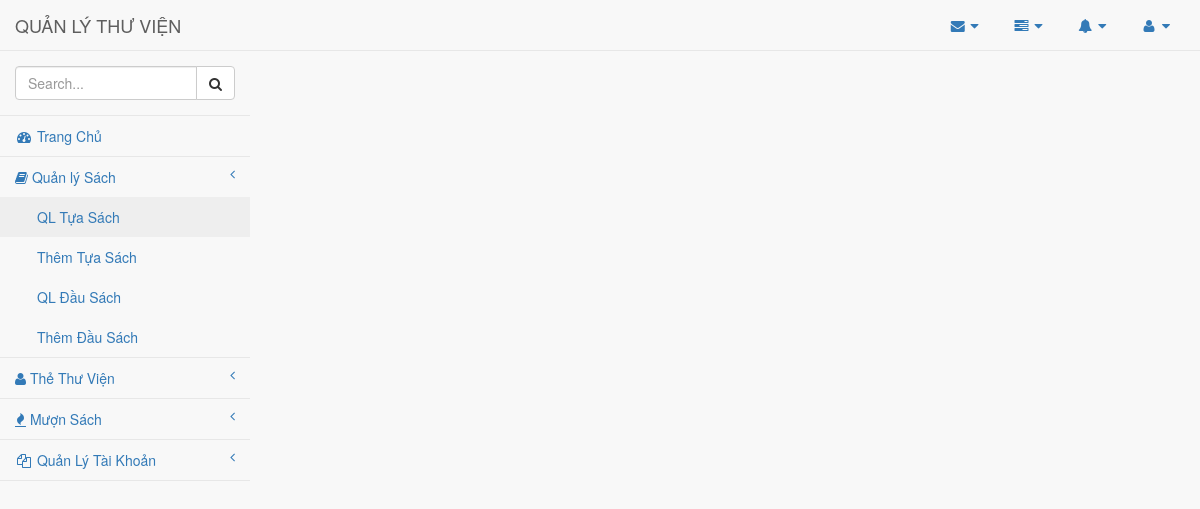
Page /index.php?act=tuasach_list (signed in) on the earlier database version.
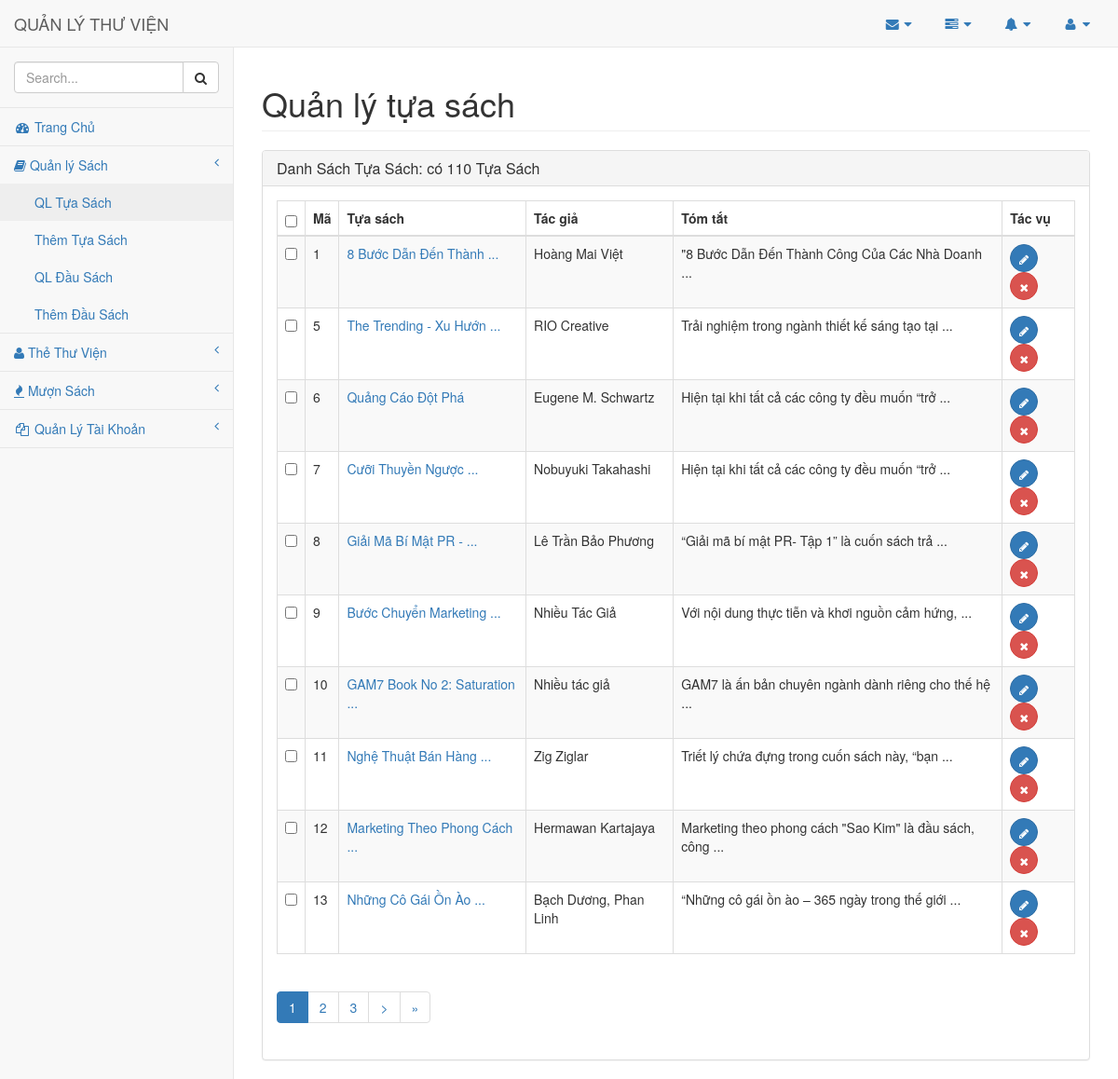
Same page on the later database version.
### tables this page shows
CREATE TABLE `tuasach` (
  `ma_tuasach` int(11) NOT NULL,
  `tuasach` varchar(255) NOT NULL,
  `tacgia` varchar(255) NOT NULL,
  `tomtat` text NOT NULL
);

### index.php (called while the page is built, shortened)
<?php
	require_once("View/header.php");
	$view = isset($_GET['act']) ? $_GET['act']:'dausach_list';
	$module = 'module/'.$view.'.php';
	require($module);
	require_once("view/footer.php");
	?>

### inc/class_tua_sach.php (called while the page is built, shortened)
<?php
Class TuaSach{
	public static function list_tua_sach($select_all = 0, $posts_per_age = 10, $current_page = 1) {
		global $conn;
		$offset = $posts_per_age * ($current_page - 1);
		$sql = "SELECT * FROM tuasach ";
		if( !$select_all ){
			$sql .=" LIMIT {$posts_per_age} OFFSET {$offset}";
		}
		$result = $conn->query($sql);
		if ( $result && $result->num_rows > 0) {
			return $result;
		}
		return 0;
	}
}

### module/tuasach_list.php (the view, shortened to what the changed rows need)
<?php
$total = TuaSach::list_tua_sach($select_all = 1);
if( !empty($total) ){
	$url = '?act=tuasach_list&';
	$total_record = $total->num_rows;
    $current_page = isset($_GET['page']) ? $_GET['page'] : 1;
    $posts_per_page = 10;
    $max_page = ceil($total_record/$posts_per_page);
	$result = TuaSach::list_tua_sach($select_all = 0, $posts_per_page, $current_page );
	?>
<div id="page-wrapper">
    <div class="row">
        <div class="col-lg-12">
            <h1 class="page-header">Quản lý tựa sách</h1>
        </div>
    </div>
    <div class="row">
        <div class="col-lg-12">
            <div class="panel panel-default">
                <div class="panel-heading">
                    <h3 class="panel-title">Danh Sách Tựa Sách: có <?php echo $total_record;?> Tựa Sách</h3>
                </div>
                <div class="panel-body">
					<table class="table table-striped table-bordered table-hover">
						<thead>
						<tr>
							<th><input class ='checkbox selectall' type='checkbox' name=''></th>
							<th> Mã</th>
							<th> Tựa sách </th>
							<th> Tác giả </th>
							<th> Tóm tắt </th>
							<th> Tác vụ </th>
						</tr>
						</thead>
						<tbody>
					<?php
					while( $row = $result->fetch_assoc() ) {
				        $ma_tuasach = $row['ma_tuasach'];
				        ?>
						<tr>
				        	<td><input class ='checkbox' type='checkbox' name='remove[]'>
				        	<td><?php echo $ma_tuasach; ?></td>
				        	<td>
				        		<a href= '?act=tuasach_frm_add&id=<?php echo $ma_tuasach;?>'>
				        			<?php echo limit_string($row["tuasach"],25); ?>
				        		</a>
				        	</td>
				        	<td><?php echo $row["tacgia"]; ?></td>
				        	<td><?php echo limit_string($row["tomtat"],60); ?></td>
				        	<td>
				        		<a  class="btn btn-primary btn-circle"  href="?act=tuasach_frm_add&id=<?php echo $ma_tuasach; ?>">
				        			<i class="fa fa-pencil"></i></a>
				        		<a class="btn btn-danger btn-circle" href="<?php echo "{$url}page={$current_page}&del={$ma_tuasach}"; ?>"
				        			onclick="return remove_tua_sach()"><i class="fa fa-times"></i></a>
				        	</tr>
				        <?php
				    }
				    ?>
				    	</tbody>
				    </table>
					<?php
				    echo paginate( $posts_per_page, $current_page, $total_record,  $max_page, $url );
				}
				?>
                </div>
            </div>
        </div>
    </div>
</div>

### view/header.php (shortened to what the changed rows need)
<!DOCTYPE html>
<html lang="en">
<head>
    <link href="vendor/bootstrap/css/bootstrap.min.css" rel="stylesheet">
    <link href="vendor/metisMenu/metisMenu.min.css" rel="stylesheet">
    <link href="assest/css/sb-admin-2.min.css" rel="stylesheet">
    <link href="vendor/morrisjs/morris.css" rel="stylesheet">
    <link href="vendor/font-awesome/css/font-awesome.min.css" rel="stylesheet" type="text/css">
</head>
<body>
    <div id="wrapper">
        <nav class="navbar navbar-default navbar-static-top" role="navigation" style="margin-bottom: 0">
            <div class="navbar-header">
                <a class="navbar-brand" href="index.html">QUẢN LÝ THƯ VIỆN</a>
            </div>
        </nav>

### inc/main.php (shortened to what the changed rows need)
			<?php
	function limit_string($string, $len) {
		$t_len 		= $len;
		$string_len = strlen($string);
	    if($len >  $string_len){
	    	$len = $string_len;
	    }
	    $pos = strpos($string, ' ', $len);
	    if($pos){
	    	$string = substr($string,0,$pos);
	    } else {
	    	$string = substr($string,0,$len);
	    }
	     if($t_len < $string_len)
	     	$string .= ' ...';
	    return $string ;
	}
	function paginate($item_per_page, $current_page, $total_records, $total_pages, $page_url){
    $pagination = '';
    if($total_pages > 0 && $total_pages != 1 && $current_page <= $total_pages){
        $pagination .= '<ul class="pagination paging">';
        $right_links    = $current_page + 3;
        $first_link     = true;
        if($first_link){
            $pagination .= '<li class="first active"><span>'.$current_page.'</span></li>';
        }elseif($current_page == $total_pages){
            $pagination .= '<li class="last active"><span>'.$current_page.'</span></li>';
        }else{
            $pagination .= '<li class="active"><span>'.$current_page.'</span></li>';
        }
        for($i = $current_page+1; $i < $right_links ; $i++){
            if($i<=$total_pages){
                $pagination .= '<li><a href="'.$page_url.'&page='.$i.'">'.$i.'</a></li>';
            }
        }
        if($current_page < $total_pages){
                $next_link = ($i > $total_pages)? $total_pages : $i;
                $pagination .= '<li><a href="'.$page_url.'&page='.$next_link.'" >&gt;</a></li>';
                $pagination .= '<li class="last"><a href="'.$page_url.'&page='.$total_pages.'" title="Last">&raquo;</a></li>';
        }
        $pagination .= '</ul>';
    }
    return $pagination;
}

Differences in the rows shown:
added tuasach: ma_tuasach "1", tuasach "8 Bước Dẫn Đến Thành ...", tacgia "Hoàng Mai Việt", tomtat "\"8 Bước Dẫn Đến Thành Công Của Các Nhà Doanh ..."
added tuasach: ma_tuasach "5", tuasach "The Trending - Xu Hướn ...", tacgia "RIO Creative", tomtat "Trải nghiệm trong ngành thiết kế sáng tạo tại ..."
added tuasach: ma_tuasach "6", tuasach "Quảng Cáo Đột Phá", tacgia "Eugene M. Schwartz", tomtat "Hiện tại khi tất cả các công ty đều muốn “trở ..."
added tuasach: ma_tuasach "7", tuasach "Cưỡi Thuyền Ngược ...", tacgia "Nobuyuki Takahashi", tomtat "Hiện tại khi tất cả các công ty đều muốn “trở ..."
added tuasach: ma_tuasach "8", tuasach "Giải Mã Bí Mật PR - ...", tacgia "Lê Trần Bảo Phương", tomtat "“Giải mã bí mật PR- Tập 1” là cuốn sách trả ..."
added tuasach: ma_tuasach "9", tuasach "Bước Chuyển Marketing ...", tacgia "Nhiều Tác Giả", tomtat "Với nội dung thực tiễn và khơi nguồn cảm hứng, ..."
added tuasach: ma_tuasach "10", tuasach "GAM7 Book No 2: Saturation ...", tacgia "Nhiều tác giả", tomtat "GAM7 là ấn bản chuyên ngành dành riêng cho thế hệ ..."
added tuasach: ma_tuasach "11", tuasach "Nghệ Thuật Bán Hàng ...", tacgia "Zig Ziglar", tomtat "Triết lý chứa đựng trong cuốn sách này, “bạn ..."
added tuasach: ma_tuasach "12", tuasach "Marketing Theo Phong Cách ...", tacgia "Hermawan Kartajaya", tomtat "Marketing theo phong cách \"Sao Kim\" là đầu sách, công ..."
added tuasach: ma_tuasach "13", tuasach "Những Cô Gái Ồn Ào ...", tacgia "Bạch Dương, Phan Linh", tomtat "“Những cô gái ồn ào – 365 ngày trong thế giới ..."
Other differences:
$total_record: (not shown) → "110"
form field value: (not shown) → "☐"
$current_page: (not shown) → "1"
text now shown: "Quản lý tựa sách Danh Sách Tựa Sách: có Tựa Sách Mã Tựa sách Tác giả Tóm tắt Tác vụ > »"
new list line: "2"
new list line: "3"
